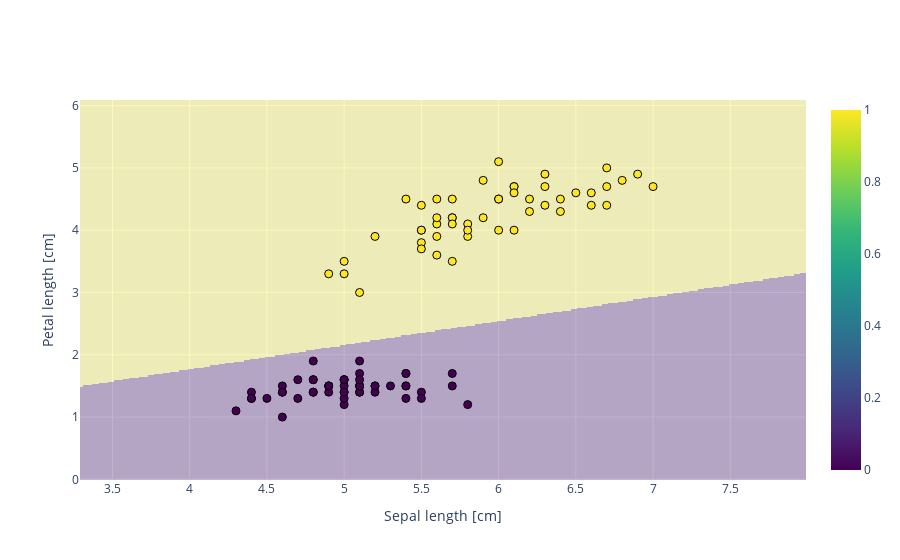

Source (notebook cell):
### Code cell
import plotly.graph_objects as go
import numpy as np
from sklearn.preprocessing import LabelEncoder

def plot_decision_regions(X, y, classifier, resolution=0.02):
   
    # Convert y to numeric for color scale
    y_numeric = LabelEncoder().fit_transform(y)
   
    # Create a grid of points
    x1_min, x1_max = X[:, 0].min() - 1, X[:, 0].max() + 1
    x2_min, x2_max = X[:, 1].min() - 1, X[:, 1].max() + 1
    
    # [xx1, xx2] are matrices representing all the points in the grid.
    xx1, xx2 = np.meshgrid(np.arange(x1_min, x1_max, resolution),
                           np.arange(x2_min, x2_max, resolution))
    
    # Flatten the grids into 1D arrays and stack them into a 2D array
    gridPoints = np.array([xx1.ravel(), xx2.ravel()]).T
    
    # Predict classes for all points on the grid
    Z = classifier.predict(gridPoints)
    Z = Z.reshape(xx1.shape)

    # Create the Heatmap for the decision boundary
    heatmap = go.Heatmap(
        z=Z,
        x0=x1_min,
        dx=resolution,
        y0=x2_min,
        dy=resolution,
        opacity=0.3,  # Adjust to change transparency of decision boundary region
        colorscale='Viridis'  # Adjust to change colorscale
    )
    
    # Create the Scatter plot for the actual data points
    scatter = go.Scatter(
        x=X[:, 0],
        y=X[:, 1],
        mode='markers',
        marker=dict(
            size=8,
            color=y_numeric,  # set color to classes
            colorscale='Viridis',  # adjust to change colorscale
            line=dict(width=1, color='Black')
        ),
        text=y,  # to display the class on hover
        hoverinfo='text+x+y'
    )
    
    # Create figure
    fig = go.Figure()

    # Add the heatmap and scatter to the figure
    fig.add_trace(heatmap)
    fig.add_trace(scatter)
    
    # Set labels
    fig.update_layout(
        xaxis_title='Sepal length [cm]',
        yaxis_title='Petal length [cm]',
        showlegend=False  # Hide default legend
    )

    return fig

# Call the function and show the plot
fig = plot_decision_regions(X, y, classifier=ppn)
fig.show()

### Figure 1 — Plotly figure (JSON) as saved in the notebook; plotly's stock layout.template omitted (floating-point values rounded to 4 significant figures; data arrays with more than 128 entries replaced by an {"elided": "..."} marker saying what was removed)
{"data": [{"colorscale": [[0, "#440154"], [0.1111, "#482878"], [0.2222, "#3e4989"], [0.3333, "#31688e"], [0.4444, "#26828e"], [0.5556, "#1f9e89"], [0.6667, "#35b779"], [0.7778, "#6ece58"], [0.8889, "#b5de2b"], [1, "#fde725"]], "dx": 0.02, "dy": 0.02, "opacity": 0.3, "type": "heatmap", "x0": 3.3, "y0": 0, "z": {"elided": "305x235 int values"}}, {"hoverinfo": "text+x+y", "marker": {"color": [0, 0, 0, 0, 0, 0, 0, 0, 0, 0, 0, 0, 0, 0, 0, 0, 0, 0, 0, 0, 0, 0, 0, 0, 0, 0, 0, 0, 0, 0, 0, 0, 0, 0, 0, 0, 0, 0, 0, 0, 0, 0, 0, 0, 0, 0, 0, 0, 0, 0, 1, 1, 1, 1, 1, 1, 1, 1, 1, 1, 1, 1, 1, 1, 1, 1, 1, 1, 1, 1, 1, 1, 1, 1, 1, 1, 1, 1, 1, 1, 1, 1, 1, 1, 1, 1, 1, 1, 1, 1, 1, 1, 1, 1, 1, 1, 1, 1, 1, 1], "colorscale": [[0, "#440154"], [0.1111, "#482878"], [0.2222, "#3e4989"], [0.3333, "#31688e"], [0.4444, "#26828e"], [0.5556, "#1f9e89"], [0.6667, "#35b779"], [0.7778, "#6ece58"], [0.8889, "#b5de2b"], [1, "#fde725"]], "line": {"color": "Black", "width": 1}, "size": 8}, "mode": "markers", "text": [0, 0, 0, 0, 0, 0, 0, 0, 0, 0, 0, 0, 0, 0, 0, 0, 0, 0, 0, 0, 0, 0, 0, 0, 0, 0, 0, 0, 0, 0, 0, 0, 0, 0, 0, 0, 0, 0, 0, 0, 0, 0, 0, 0, 0, 0, 0, 0, 0, 0, 1, 1, 1, 1, 1, 1, 1, 1, 1, 1, 1, 1, 1, 1, 1, 1, 1, 1, 1, 1, 1, 1, 1, 1, 1, 1, 1, 1, 1, 1, 1, 1, 1, 1, 1, 1, 1, 1, 1, 1, 1, 1, 1, 1, 1, 1, 1, 1, 1, 1], "type": "scatter", "x": [5.1, 4.9, 4.7, 4.6, 5, 5.4, 4.6, 5, 4.4, 4.9, 5.4, 4.8, 4.8, 4.3, 5.8, 5.7, 5.4, 5.1, 5.7, 5.1, 5.4, 5.1, 4.6, 5.1, 4.8, 5, 5, 5.2, 5.2, 4.7, 4.8, 5.4, 5.2, 5.5, 4.9, 5, 5.5, 4.9, 4.4, 5.1, 5, 4.5, 4.4, 5, 5.1, 4.8, 5.1, 4.6, 5.3, 5, 7, 6.4, 6.9, 5.5, 6.5, 5.7, 6.3, 4.9, 6.6, 5.2, 5, 5.9, 6, 6.1, 5.6, 6.7, 5.6, 5.8, 6.2, 5.6, 5.9, 6.1, 6.3, 6.1, 6.4, 6.6, 6.8, 6.7, 6, 5.7, 5.5, 5.5, 5.8, 6, 5.4, 6, 6.7, 6.3, 5.6, 5.5, 5.5, 6.1, 5.8, 5, 5.6, 5.7, 5.7, 6.2, 5.1, 5.7], "y": [1.4, 1.4, 1.3, 1.5, 1.4, 1.7, 1.4, 1.5, 1.4, 1.5, 1.5, 1.6, 1.4, 1.1, 1.2, 1.5, 1.3, 1.4, 1.7, 1.5, 1.7, 1.5, 1, 1.7, 1.9, 1.6, 1.6, 1.5, 1.4, 1.6, 1.6, 1.5, 1.5, 1.4, 1.5, 1.2, 1.3, 1.5, 1.3, 1.5, 1.3, 1.3, 1.3, 1.6, 1.9, 1.4, 1.6, 1.4, 1.5, 1.4, 4.7, 4.5, 4.9, 4, 4.6, 4.5, 4.7, 3.3, 4.6, 3.9, 3.5, 4.2, 4, 4.7, 3.6, 4.4, 4.5, 4.1, 4.5, 3.9, 4.8, 4, 4.9, 4.7, 4.3, 4.4, 4.8, 5, 4.5, 3.5, 3.8, 3.7, 3.9, 5.1, 4.5, 4.5, 4.7, 4.4, 4.1, 4, 4.4, 4.6, 4, 3.3, 4.2, 4.2, 4.2, 4.3, 3, 4.1]}], "layout": {"showlegend": false, "xaxis": {"title": {"text": "Sepal length [cm]"}}, "yaxis": {"title": {"text": "Petal length [cm]"}}}}
